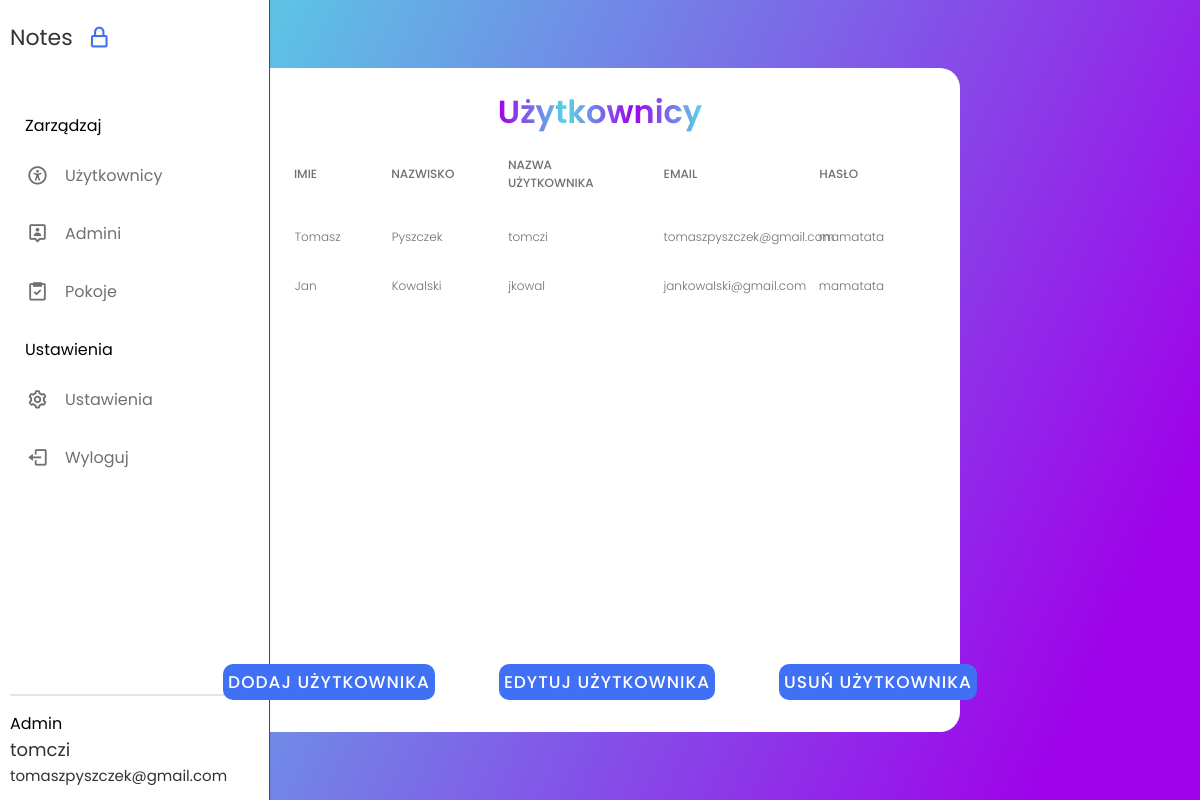
The page /admin_panel_users.php (signed in) on the database as committed earlier.
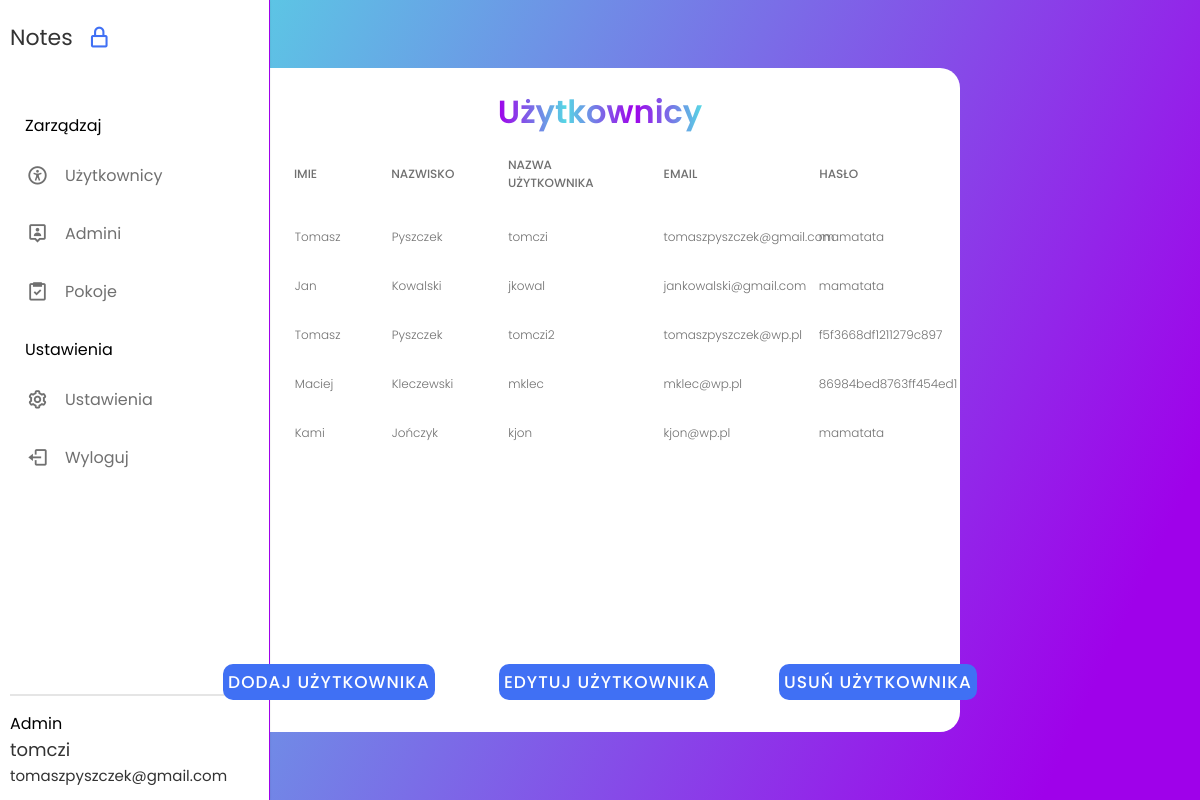
The same page on the database as committed later.
### tables this page shows
CREATE TABLE `user` (
  `user_id` int(11) NOT NULL,
  `isadmin` tinyint(1) NOT NULL DEFAULT 0,
  `username` varchar(45) NOT NULL,
  `mail` varchar(45) NOT NULL,
  `password` varchar(20) NOT NULL,
  `name` varchar(20) NOT NULL,
  `surname` varchar(25) NOT NULL
);

### admin_panel_users.php (the view, shortened to what this page needs)
<?php
include "config/config.php";
$pdo = new PDO("mysql:host=$host;dbname=$dbname", $user, $password);
$sql = "SELECT * FROM user";
$statement = $pdo->prepare($sql);
$statement->execute();
$users = $statement->fetchAll(PDO::FETCH_ASSOC);
?>
<!DOCTYPE html>
<html lang="en">
  <head>
    <link rel="stylesheet" href="create_room_style.css" />
    <link flex href="https://unpkg.com/boxicons@2.1.4/css/boxicons.min.css" rel="stylesheet" />
  </head>
  <body>
    <nav class="sidebar hoverable">
      <div class="logo_items flex">
        <span class="logo_name">Notes</span>
        <i class="bx bx-lock-alt" id="lock-icon" title="Unlock Sidebar"></i>
      </div>
      <div class="menu_container">
        <div class="menu_items">
          <ul class="menu_item">
            <div class="menu_title flex">
              <span class="title">Zarządzaj</span>
            </div>
            <li class="item">
              <a href="admin_panel_users.php" class="link flex">
                <i class="bx bx-universal-access"></i>
                <span>Użytkownicy</span>
              </a>
            </li>
            <li class="item">
                <a href="admin_panel_admins.php" class="link flex">
                  <i class="bx bx-user-pin"></i>
                  <span>Admini</span>
                </a>
              </li>
              <li class="item">
                <a href="admin_panel_rooms.php" class="link flex">
                  <i class="bx bx-task"></i>
                  <span>Pokoje</span>
                </a>
              </li>
          <ul class="menu_item">
            <div class="menu_title flex">
              <span class="title">Ustawienia</span>
            </div>
            <li class="item">
              <a href="#" class="link flex">
                <i class="bx bx-cog"></i>
                <span>Ustawienia</span>
              </a>
            </li>
            <li class="item">
              <a href="logout.php" class="link flex">
                <i class="bx bx-log-out"></i>
                <span>Wyloguj</span>
              </a>
            </li>
          </ul>
        </div>
        <div class="sidebar_profile flex">
          <div class="data_text">
            <span class="admin">Admin</span><br>
            <span class="name"><?php echo $_SESSION['username'] ?> <br></span>
            <span class="email"><?php echo $_SESSION['mail'] ?></span>
          </div>
        </div>
      </div>
    </nav>
    <div class="tasks-section">
        <span class="title">Użytkownicy</span>
        <div class="tbl-header">
            <table cellpadding="0" cellspacing="0" border="0">
              <thead>
                <tr>
                  <th width="2%">ID</th>
                  <th width="5%">Imie</th>
                  <th width="6%">Nazwisko</th>
                  <th width="8%">Nazwa użytkownika</th>
                  <th width="8%">Email</th>
                  <th width="8%">Hasło</th>
                </tr>
              </thead>
            </table>
          </div>
          <div class="tbl-content">
            <table id="table" cellpadding="0" cellspacing="0" border="0">
              <tbody>
              <?php
                foreach ($users as $index => $user) {
                  $userId = $user['user_id'];
                  $name = $user['name'];
                  $surname = $user['surname'];
                  $username = $user['username'];
                  $mail = $user['mail'];
                  $password = $user['password'];
              ?>
              <tr>
                <td width="2%"><?php echo $userId; ?></td>
                <td width="5%"><?php echo $name; ?></td>
                <td width="6%"><?php echo $surname; ?></td>
                <td width="8%"><?php echo $username; ?></td>
                <td width="8%"><?php echo $mail; ?></td>
                <td width="8%"><?php echo $password; ?></td>
              </tr>
              <?php
              }
              ?>
              </tbody>
            </table>
          </div>
        <div class="btn-section">
            <div>
                <input type="submit" value="Dodaj użytkownika" onclick="popupAdd();">
            </div>
            <div>
                <input type="submit" value="Edytuj użytkownika" onclick="popupEdit();">
            </div>
            <div>
                <input type="submit" value="Usuń użytkownika" id="delete-user-btn">
            </div>
        </div>
    </div>
  </body>
</html>

### create_room_style.css (style rules this page uses)
* { margin: 0; padding: 0; outline: none; box-sizing: border-box; font-family: 'Poppins', sans-serif; }
body { display: flex; align-items: center; justify-content: center; min-height: 100vh; padding: 10px; font-family: 'Poppins', sans-serif; background: linear-gradient(115deg, #56d8e4 10%, #9f01ea 90%); }
.flex { display: flex; align-items: center; }
.sidebar { border-right: 1px solid #9f01ea; position: fixed; top: 0; left: 0; height: 100%; width: 270px; background: #fff; padding: 15px 10px; box-shadow: 0 0 2px rgba(0, 0, 0, 0.1); transition: all 0.4s ease; }
.logo_items { gap: 8px; }
.logo_name { font-size: 22px; color: #333; font-weight: 500px; transition: all 0.3s ease; align-items: center; }
#lock-icon, #sidebar-close { padding: 10px; color: #4070f4; font-size: 25px; cursor: pointer; margin-left: -4px; transition: all 0.3s ease; }
.menu_container { display: flex; flex-direction: column; justify-content: space-between; margin-top: 40px; overflow-y: auto; height: calc(100% - 82px); }
.menu_title { position: relative; height: 50px; width: 55px; }
.menu_title .title { margin-left: 15px; transition: all 0.3s ease; }
.item { list-style: none; }
.link { text-decoration: none; border-radius: 8px; margin-bottom: 8px; color: #707070; }
.link span { white-space: nowrap; }
.link i { height: 50px; min-width: 55px; display: flex; font-size: 22px; align-items: center; justify-content: center; border-radius: 4px; }
.sidebar_profile { padding-top: 15px; margin-top: 15px; gap: 15px; border-top: 2px solid rgba(0, 0, 0, 0.1); }
.sidebar_profile .name { font-size: 18px; color: #333; }
.sidebar_profile .email { font-size: 15px; color: #333; }
.tasks-section { display: flex; flex-direction: column; flex-wrap: nowrap; justify-content: flex-start; align-items: center; align-content: center; background-color: #fff; width: 60vw; border-radius: 20px; }
.tasks-section .title { margin-top: 20px; font-size: 32px; font-weight: 600; font-family: 'Poppins', sans-serif; background: -webkit-linear-gradient(right, #56d8e4, #9f01ea, #56d8e4, #9f01ea); -webkit-background-clip: text; -webkit-text-fill-color: transparent; }
.btn-section { margin-top:20px; display: flex; flex-direction: row; flex-wrap: nowrap; justify-content: center; align-items: center; align-content: center; }
.btn-section div { margin: 2em; }
.btn-section div input { border-radius: 10px; padding: 5px; border: none; color: #fff; font-size: 17px; font-weight: 500; text-transform: uppercase; letter-spacing: 1px; cursor: pointer; position: relative; z-index: 2; background: #4070f4; transition: all 0.4s; }
table { width:100%; table-layout: fixed; }
.tbl-header { background-color: rgba(255,255,255,0.3); }
.tbl-content { height:400px; overflow-x:auto; margin-top: 0px; border: 1px solid rgba(255,255,255,0.3); }
th { padding: 20px 15px; text-align: left; font-weight: 500; font-size: 12px; color: #707070; text-transform: uppercase; }
td { padding: 15px; text-align: left; vertical-align:middle; font-weight: 300; font-size: 12px; color: #707070; border-bottom: solid 1px rgba(255,255,255,0.1); }

Rows that differ between the two databases and show on the page:
added user: name "Tomasz", surname "Pyszczek", username "tomczi2", mail "tomaszpyszczek@wp.pl", password "f5f3668df1211279c897"
added user: name "Maciej", surname "Kleczewski", username "mklec", mail "mklec@wp.pl", password "86984bed8763ff454ed1"
added user: name "Kami", surname "Jończyk", username "kjon", mail "kjon@wp.pl", password "mamatata"
